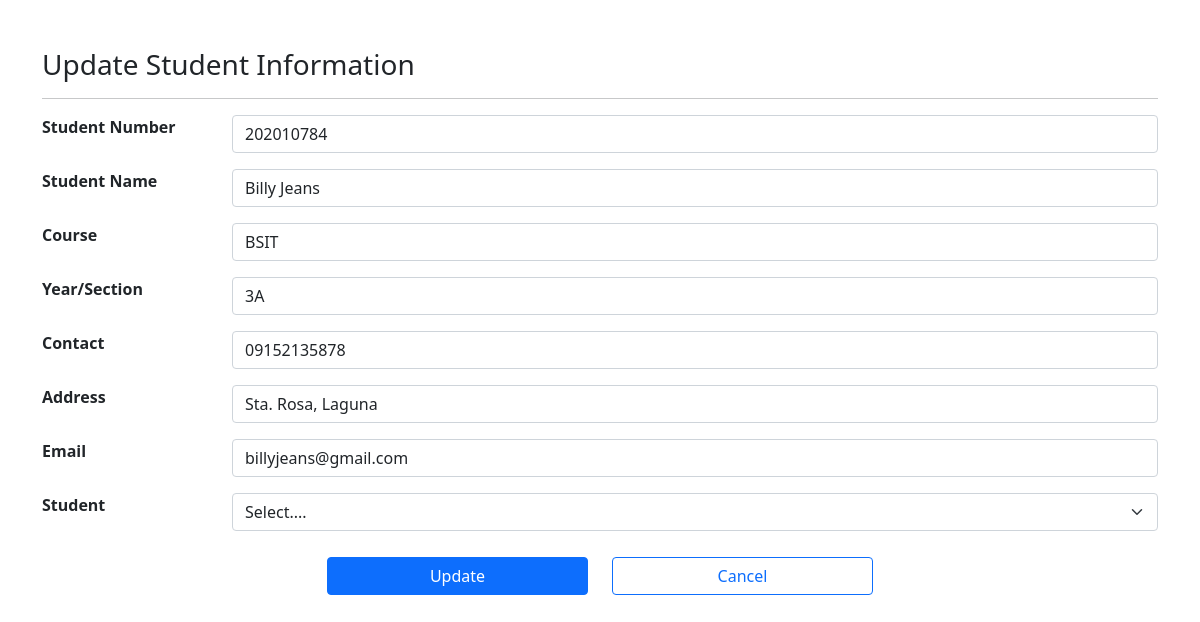
The page /admin/updateforIT3A.php?id=2 on the database its author committed.
### tables this page shows
CREATE TABLE `it3a` (
  `id` int(255) NOT NULL,
  `studentNumber` varchar(255) NOT NULL,
  `studentName` varchar(255) NOT NULL,
  `course` varchar(255) NOT NULL,
  `year_section` varchar(255) NOT NULL,
  `contact` varchar(255) NOT NULL,
  `address` varchar(255) NOT NULL,
  `email` varchar(255) NOT NULL,
  `student` varchar(255) NOT NULL
);

### admin/updateforIT3A.php (the view, shortened to what this page needs)
<?php
include 'connection.php';
$id=$_GET['id'];
$sql="SELECT * FROM IT3A WHERE id=$id";
$result = mysqli_query($con, $sql);
$row=mysqli_fetch_assoc($result);
$studentNumber=$row['studentNumber'];
$studentName=$row['studentName'];
$course=$row['course'];
$year_section=$row['year_section'];
$contact=$row['contact'];
$address=$row['address'];
$email = $row['email'];
$student = $row['student'];
?>
<!DOCTYPE html>
<html lang="en">
<head>
    <link rel="stylesheet" href="style.css">
    <link href="https://cdn.jsdelivr.net/npm/bootstrap@5.0.2/dist/css/bootstrap.min.css" rel="stylesheet"
>
</head>
<body>
    <div class="container my-5">
    <h3>Update Student Information</h3>
        <hr>
            <form method="POST">
                <div class="row mb-3">
                    <label class="col-sm-2 form label">Student Number</label>
                    <div class="col sm-6">
                        <input type="text" class="form-control" name="studentNumber"  value="<?php echo $studentNumber;?>" >
                    </div>
                </div>
                <div class="row mb-3">
                    <label class="col-sm-2 form label">Student Name</label>
                    <div class="col sm-6">
                        <input type="text" class="form-control" name="studentName"  value="<?php echo $studentName;?>">
                    </div>
                </div>
                <div class="row mb-3">
                    <label class="col-sm-2 form label">Course</label>
                    <div class="col sm-6">
                        <input type="text" class="form-control" name="course"  value="<?php echo $course;?>">
                    </div>
                </div>
                <div class="row mb-3">
                    <label class="col-sm-2 form label">Year/Section</label>
                    <div class="col sm-6">
                        <input type="text" class="form-control" name="year_section"  value="<?php echo $year_section;?>">
                    </div>
                </div>
                <div class="row mb-3">
                    <label class="col-sm-2 form label">Contact</label>
                    <div class="col sm-6">
                        <input type="text" class="form-control" name="contact"  value="<?php echo $contact;?>">
                    </div>
                </div>
                <div class="row mb-3">
                    <label class="col-sm-2 form label">Address</label>
                    <div class="col sm-6">
                        <input type="text" class="form-control" name="address"  value="<?php echo $address;?>" >
                    </div>
                </div>
                <div class="row mb-3">
                    <label class="col-sm-2 form label">Email</label>
                    <div class="col sm-6">
                        <input type="text" class="form-control" name="email" value="<?php echo $email;?>" >
                    </div>
                </div>
                <div class="row mb-3">
                      <label class="col-sm-2 form label">Student</label>
                <div class="col sm-6">
                <select class="form-select" aria-label="Default select example" name="student" value="<?php echo $student;?>">
                        <option selected>Select....</option>
                </select>
                </div>
                </div>
                <div class="row mb-3">
                    <div class="offset-sm-3 col-sm-3 d-grid">
                        <input type="submit" class="btn btn-primary" name="submit" value="Update">
                    </div>
                    <div class="col-sm-3 d-grid">
                        <a class="btn btn-outline-primary" href="it3a.php" role="button">Cancel</a>
                    </div>
            </form>
    </div>
</body>
</html>

### assets/css/style.css (style rules this page uses)
label { font-weight: 700; }
.btn { margin-top: 10px; }
a { text-decoration: none; color: white; }

### rows shown on the page
it3a: studentNumber "202010784", studentName "Billy Jeans", course "BSIT", year_section "3A", contact "09152135878", address "Sta. Rosa, Laguna", email "billyjeans@gmail.com", student "Select...."
